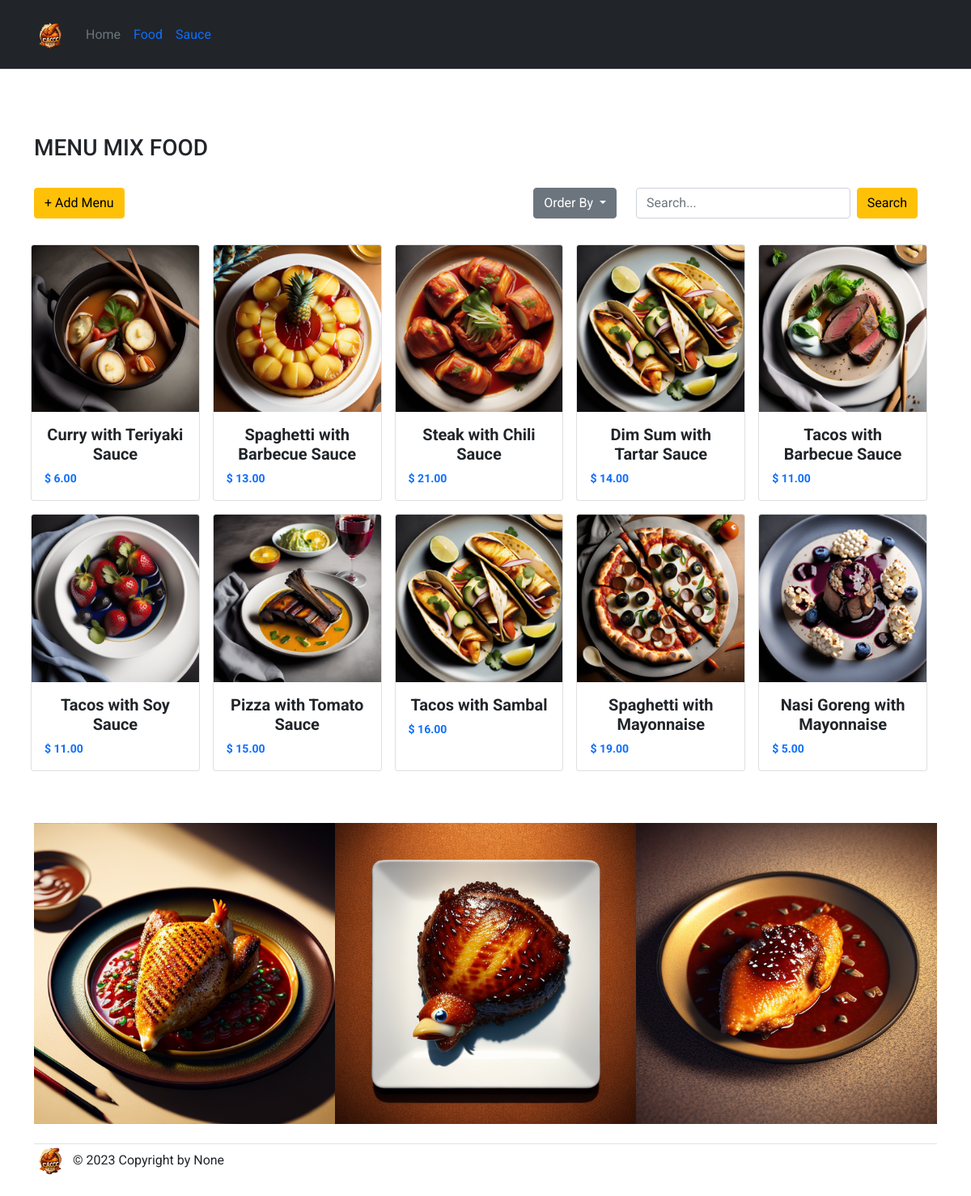
The page /tp3_combo_food/index.php on the database its author committed.
### tables this page shows
CREATE TABLE `menu` (
  `menu_id` int(11) NOT NULL,
  `menu_image` varchar(255) DEFAULT NULL,
  `menu_name` varchar(255) NOT NULL,
  `menu_price` int(15) NOT NULL,
  `menu_desc` text DEFAULT NULL,
  `food_id` int(11) DEFAULT NULL,
  `sauce_id` int(11) DEFAULT NULL
);

### tp3_combo_food/config/db.php (called while the page is built)
<?php
$DB_HOST = "localhost";
$DB_USERNAME = "root";
$DB_PASSWORD = "";
$DB_NAME = "db_combo_food";

### tp3_combo_food/classes/DB.php (called while the page is built, shortened)
<?php
class DB
{
    private $hostname;
    private $username;
    private $password;
    private $dbname;
    private $conn;
    private $result;
    function __construct($hostname, $username, $password, $dbname)
    {
        $this->hostname = $hostname;
        $this->username = $username;
        $this->password = $password;
        $this->dbname = $dbname;
    }
    function open()
    {
        $this->conn = mysqli_connect($this->hostname, $this->username, $this->password, $this->dbname);
    }
    function execute($query)
    {
        $this->result = mysqli_query($this->conn, $query);
    }
    function getResult()
    {
        return mysqli_fetch_array($this->result);
    }
}

### tp3_combo_food/classes/Menu.php (called while the page is built, shortened)
<?php
class Menu extends DB
{
    function getMenuJoin()
    {
        $query = "SELECT * FROM menu JOIN food ON menu.food_id=food.food_id JOIN sauce ON menu.sauce_id=sauce.sauce_id ORDER BY menu.menu_id";
        return $this->execute($query);
    }
}

### tp3_combo_food/index.php (the view, shortened to what this page needs)
<?php
include('config/db.php');
include('classes/DB.php');
include('classes/Menu.php');
include('classes/Template.php');
$menu = new Menu($DB_HOST, $DB_USERNAME, $DB_PASSWORD, $DB_NAME);
$menu->open();
if (isset($_POST['btn-search'])) {
    $menu->searchMenu($_POST['search']);
} else if (isset($_POST['order'])) {
    $menu->sortMenuBy($_POST['order']);
} else {
    $menu->getMenuJoin();
}
$data = null;
while ($row = $menu->getResult()) {
    $data .= '<div class="col">
        <div class="card h-100 menu-thumbnail">
        <a href="detail.php?id=' . $row['menu_id'] . '">
            <img src="assets/images/' . $row['menu_image'] . '" class="card-img-top" alt="' . $row['menu_image'] . '">
            <div class="card-body">
                <h5 class="card-title text-dark text-center menu-name">' . $row['menu_name'] . '</h5>
                <p class="card-text text-primary menu-price">$ ' . $row['menu_price'] . '.00</p>
            </div>
        </a>
        </div>
    </div>';
}

### tp3_combo_food/classes/Template.php (shortened to what this page needs)
<?php
class Template
{
    var $content = '';
    function __construct($filename = '')
    {
        $this->content = implode('', @file($filename));
    }
    function clear()
    {
        $this->content = preg_replace("/DATA_[A-Z|_|0-9]+/", "", $this->content);
    }
    function write()
    {
        print $this->content;
    }
    function replace($old = '', $new = '')
    {
        if (is_int($new)) {
            $value = sprintf("%d", $new);
        } elseif (is_float($new)) {
            $value = sprintf("%f", $new);
        } elseif (is_array($new)) {
            $value = '';
            foreach ($new as $item) {
                $value .= $item . ' ';
            }
        } else {
            $value = $new;
        }
        $this->content = preg_replace("/$old/", $value, $this->content);
    }
}

### rows shown on the page
menu: menu_image (picture), menu_name "Curry with Teriyaki Sauce", menu_price "6"
menu: menu_image (picture), menu_name "Spaghetti with Barbecue Sauce", menu_price "13"
menu: menu_image (picture), menu_name "Steak with Chili Sauce", menu_price "21"
menu: menu_image (picture), menu_name "Dim Sum with Tartar Sauce", menu_price "14"
menu: menu_image (picture), menu_name "Tacos with Barbecue Sauce", menu_price "11"
menu: menu_image (picture), menu_name "Tacos with Soy Sauce", menu_price "11"
menu: menu_image (picture), menu_name "Pizza with Tomato Sauce", menu_price "15"
menu: menu_image (picture), menu_name "Tacos with Sambal", menu_price "16"
menu: menu_image (picture), menu_name "Spaghetti with Mayonnaise", menu_price "19"
menu: menu_image (picture), menu_name "Nasi Goreng with Mayonnaise", menu_price "5"
